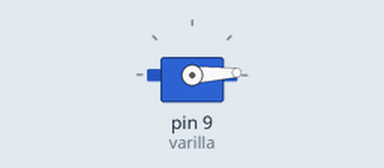
Simulated run of this sketch. Board: Arduino Uno, built with avr-gcc and run on an emulated ATmega328P. On the bench: servo.

Above: at 0.05 s.
At 1.3 s:
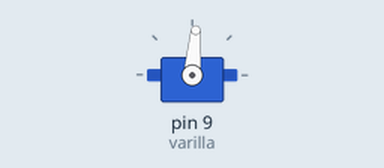
At 2.6 s:
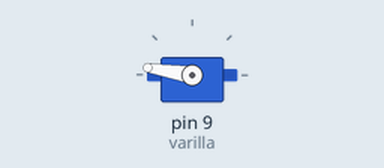
At 5.2 s:
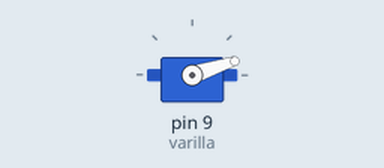
Timing chart, 0 to 7.1 s (numbered marks = the images above):
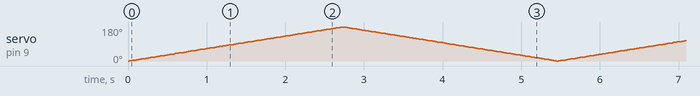

The sketch:

Sweep_01.ino
```cpp
#include <Servo.h>

Servo varilla;  // create servo object to control a servo
                  // twelve servo objects can be created on most boards
int pos = 0;    // variable to store the servo position


void setup() {
  varilla.attach(9);  // attaches the servo on pin 9 to the servo object
}

void loop() {

  for (pos = 0; pos <= 180; pos += 1) { // goes from 0 degrees to 180 degrees                                      // in steps of 1 degree
    varilla.write(pos);              // tell servo to go to position in variable 'pos'
    delay(15);                       // waits 15ms for the servo to reach the position
  }

  for (pos = 180; pos >= 0; pos -= 1) { // goes from 180 degrees to 0 degrees
    varilla.write(pos);              // tell servo to go to position in variable 'pos'
    delay(15);                       // waits 15ms for the servo to reach the position
  }
}
```
